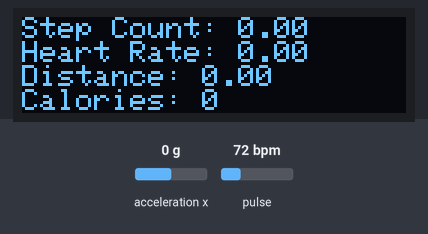
The sketch below on a simulated ESP32. On the bench: 128×32 one-colour display. The inputs (shaded band) are chosen by the test bench; at power-on: acceleration x 0 g, pulse 72 bpm. The display library's start-up logo is not drawn; what the sketch prints to the serial monitor is not drawn.

Above: at 0.1 s.

The sketch:

Rtos.ino
```cpp
#include <Wire.h>
#include <Adafruit_GFX.h>
#include <Adafruit_SSD1306.h>
#include "MAX30100_PulseOximeter.h"
#include <Adafruit_MPU6050.h>
#include <Adafruit_Sensor.h>
#include "freertos/FreeRTOS.h"
#include "freertos/task.h"

#define OLED_RESET -1
#define SCREEN_WIDTH 128
#define SCREEN_HEIGHT 64
#define SCREEN_ADDRESS 0x3C
#define BPM_UPDATE_INTERVAL_MS 500
#define STEPS_UPDATE_INTERVAL_MS 1000


Adafruit_SSD1306 display = Adafruit_SSD1306(128, 32, &Wire);

TaskHandle_t Task1Handel = NULL;
TaskHandle_t Task2Handel = NULL;
TaskHandle_t Task3Handel = NULL;

// MPU6050 sensor initalization
Adafruit_MPU6050 mpu;
float XAccel, YAccel, ZAccel, value;

// walking
  // MAGNITUDE
  const float M_THRESHOLD1 = 12;
  const float M_THRESHOLD2 = 14.3;
  const float M_vally = 8;
  // Z ACCELERATION
  const float Z_THRESHOLD1 = 11;
  const float Z_THRESHOLD2 = 11.9;
  // Y ACCELERATION
  const float Y_THRESHOLD1 = 4;
  const float Y_THRESHOLD2 = 6;
// running
  // MAGNITUDE
  const float M_THRESHOLD1_run = 2;
  //const float M_THRESHOLD2_run = 25;
const float M_peak_r = 22;

float MAX_WALK = 18.5;
float MAX_RUN = 30.0;
float step_count = 0; // Step count
float step_count_W = 0; // Step count
float step_count_R = 0; // Step count
float dis = 0;
int kalori = 0;
float stepTime = 0;
bool stepFlag = false;
float avg = 0;
float value_sum= 0;
float value_avg= 0;
  const int num_samples2 = 20;


// Max30100 sensor initlization
PulseOximeter pox;
uint32_t lastBpmUpdate = 0;
float bpm = 0;
const int num_samples = 10;
float bpm_sum = 0;
float bpm_avg = 0;


void task1(void *pvParameters) {
  mpu.setFilterBandwidth(MPU6050_BAND_5_HZ);
  mpu.setAccelerometerRange(MPU6050_RANGE_16_G);
  //const TickType_t SAMPLE_WINDOW = pdMS_TO_TICKS(10000); // 10 seconds
  //TickType_t sampleStartTime = xTaskGetTickCount();


  while (1) {


   // TickType_t sampleElapsedTime = xTaskGetTickCount() - sampleStartTime;


   //if (sampleElapsedTime >= SAMPLE_WINDOW)

      sensors_event_t a, g, temp;
      mpu.getEvent(&a, &g, &temp);
      XAccel = abs(a.acceleration.x);
      YAccel = abs(a.acceleration.y);
      ZAccel = abs(a.acceleration.z);

      value  =  sqrt(  (XAccel * XAccel) + (YAccel * YAccel) + (ZAccel * ZAccel)   );

      //value_sum += value  ;


    //value_avg = value_sum/num_samples2;


    if (value < M_vally && stepFlag == false ) {
      stepFlag = true;

    }
    if (value > M_THRESHOLD2 && YAccel > Y_THRESHOLD2 && stepFlag == true ) {

        step_count_W++;

        stepFlag = false;
     }

    if (value > M_peak_r && stepFlag == false ) {
      stepFlag = true;
      delay(30);


    }
    if (value < M_THRESHOLD1_run && stepFlag == true ) {

      step_count_R++;
      stepFlag = false;
      delay(1000);
    }

    if (value > 40 || value < 0.5  ) {
      stepFlag = false;
    }

    step_count = step_count_W + step_count_R;

    dis = (step_count_W * 68 + step_count_R * 120)/100;
    kalori = step_count * 0.05;

   //vTaskDelay (10/ portTICK_RATE_MS);
    // Delay for 1 second
  }
}


void task2(void *pvParameters) {

  pox.setIRLedCurrent(MAX30100_LED_CURR_7_6MA);
  //pox.setSampleRate(MAX30100_SAMPRATE_400HZ); // Set sample rate to 400Hz
  //pox.setPulseAmplitudeReductionFactor(4);// Increase pulse amplitude reduction factor to 4


  while (1) {
  bpm_sum = 0;
  //bpm_avg = 0;

  for (int i = 0; i < num_samples; i++) {
    // Update the pulse oximeter
    pox.update();

    // Get heart rate value
    bpm = pox.getHeartRate();

    // Add heart rate value to sum
    if (bpm >= 50 && bpm <= 110) {
    bpm_sum += bpm;
    }
    //delay(100);
  }

  // Calculate average of heart rate values
  bpm_avg = bpm_sum / num_samples;


  }
}


void task3(void *pvParameters) {

  if (!display.begin(SSD1306_SWITCHCAPVCC, 0x3C)) { // Address 0x3C for 128x32
    Serial.println(F("SSD1306 allocation failed"));
    for (;;)
      ; // Don't proceed, loop forever
  }
  Serial.println("Found oled");

  display.display();
  display.setTextSize(1);
  display.setTextColor(WHITE);
  display.setRotation(0);


  while (1){

    display.clearDisplay();

    // Print the step count and heart rate on the OLED display
    display.setCursor(0, 0);
    display.setTextSize(1);
    display.setTextColor(WHITE);
    display.print("Step Count: ");
    display.println(step_count);
    display.print("Heart Rate: ");
    display.println(bpm_avg);
    display.print("Distance: ");
    display.println(dis);
    display.print("Calories: ");
    display.println(kalori);

    // Display the OLED data
    display.display();


  }

}


void setup()
{
    Wire.begin(22, 21);
    Serial.begin(115200);


    mpu.begin();
    pox.begin();


    xTaskCreate(task1, "Task 1", 8192, NULL, 4, &Task1Handel);
    xTaskCreatePinnedToCore(task2, "Task 2", 4096, NULL, 3, &Task2Handel,1);
    xTaskCreatePinnedToCore(task3, "Task 3", 2048, NULL, 3, &Task3Handel,0);
}

void loop(){

  //Serial.print("Step Count: ");
  Serial.print("Acceleration: ");
  Serial.print(XAccel);
  Serial.print(",");
  Serial.print(YAccel);
  Serial.print(",");
  Serial.print(ZAccel);
  Serial.print(",");
  Serial.println(bpm_avg);

 // Serial.print("\tHeart Rate: ");
  //Serial.println(bpm_avg);

  //delay(3);

}
```
